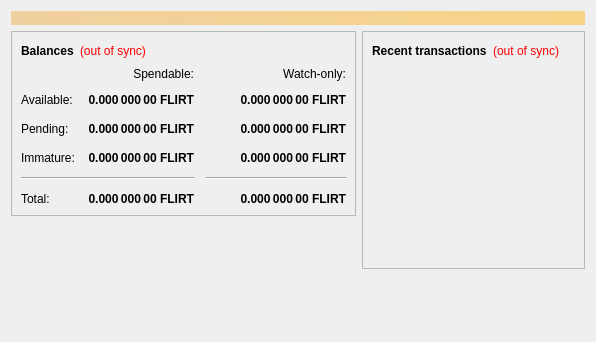
<?xml version="1.0" encoding="UTF-8"?>
<ui version="4.0">
 <class>OverviewPage</class>
 <widget class="QWidget" name="OverviewPage">
  <property name="geometry">
   <rect>
    <x>0</x>
    <y>0</y>
    <width>596</width>
    <height>342</height>
   </rect>
  </property>
  <property name="windowTitle">
   <string>Form</string>
  </property>
  <layout class="QVBoxLayout" name="topLayout">
   <item>
    <widget class="QLabel" name="labelAlerts">
     <property name="visible">
      <bool>false</bool>
     </property>
     <property name="styleSheet">
      <string notr="true">background-color: qlineargradient(x1: 0, y1: 0, x2: 1, y2: 0, stop:0 #F0D0A0, stop:1 #F8D488); color:#000000;</string>
     </property>
     <property name="wordWrap">
      <bool>true</bool>
     </property>
     <property name="margin">
      <number>3</number>
     </property>
    </widget>
   </item>
   <item>
    <layout class="QHBoxLayout" name="horizontalLayout" stretch="1,1">
     <item>
      <layout class="QVBoxLayout" name="verticalLayout_2">
       <item>
        <widget class="QFrame" name="frame">
         <property name="frameShape">
          <enum>QFrame::StyledPanel</enum>
         </property>
         <property name="frameShadow">
          <enum>QFrame::Raised</enum>
         </property>
         <layout class="QVBoxLayout" name="verticalLayout_4">
          <item>
           <layout class="QHBoxLayout" name="horizontalLayout_4">
            <item>
             <widget class="QLabel" name="label_5">
              <property name="font">
               <font>
                <weight>75</weight>
                <bold>true</bold>
               </font>
              </property>
              <property name="text">
               <string>Balances</string>
              </property>
             </widget>
            </item>
            <item>
             <widget class="QLabel" name="labelWalletStatus">
              <property name="cursor">
               <cursorShape>WhatsThisCursor</cursorShape>
              </property>
              <property name="toolTip">
               <string>The displayed information may be out of date. Your wallet automatically synchronizes with the Flirtcoin network after a connection is established, but this process has not completed yet.</string>
              </property>
              <property name="styleSheet">
               <string notr="true">QLabel { color: red; }</string>
              </property>
              <property name="text">
               <string notr="true">(out of sync)</string>
              </property>
              <property name="alignment">
               <set>Qt::AlignLeading|Qt::AlignLeft|Qt::AlignVCenter</set>
              </property>
             </widget>
            </item>
            <item>
             <spacer name="horizontalSpacer_3">
              <property name="orientation">
               <enum>Qt::Horizontal</enum>
              </property>
              <property name="sizeHint" stdset="0">
               <size>
                <width>40</width>
                <height>20</height>
               </size>
              </property>
             </spacer>
            </item>
           </layout>
          </item>
          <item>
           <layout class="QGridLayout" name="gridLayout">
            <property name="spacing">
             <number>12</number>
            </property>
            <item row="2" column="2">
             <widget class="QLabel" name="labelWatchPending">
              <property name="font">
               <font>
                <weight>75</weight>
                <bold>true</bold>
               </font>
              </property>
              <property name="cursor">
               <cursorShape>IBeamCursor</cursorShape>
              </property>
              <property name="toolTip">
               <string>Unconfirmed transactions to watch-only addresses</string>
              </property>
              <property name="text">
               <string notr="true">0.000 000 00 FLIRT</string>
              </property>
              <property name="alignment">
               <set>Qt::AlignRight|Qt::AlignTrailing|Qt::AlignVCenter</set>
              </property>
              <property name="textInteractionFlags">
               <set>Qt::LinksAccessibleByMouse|Qt::TextSelectableByKeyboard|Qt::TextSelectableByMouse</set>
              </property>
             </widget>
            </item>
            <item row="2" column="1">
             <widget class="QLabel" name="labelUnconfirmed">
              <property name="font">
               <font>
                <weight>75</weight>
                <bold>true</bold>
               </font>
              </property>
              <property name="cursor">
               <cursorShape>IBeamCursor</cursorShape>
              </property>
              <property name="toolTip">
               <string>Total of transactions that have yet to be confirmed, and do not yet count toward the spendable balance</string>
              </property>
              <property name="text">
               <string notr="true">0.000 000 00 FLIRT</string>
              </property>
              <property name="alignment">
               <set>Qt::AlignRight|Qt::AlignTrailing|Qt::AlignVCenter</set>
              </property>
              <property name="textInteractionFlags">
               <set>Qt::LinksAccessibleByMouse|Qt::TextSelectableByKeyboard|Qt::TextSelectableByMouse</set>
              </property>
             </widget>
            </item>
            <item row="3" column="2">
             <widget class="QLabel" name="labelWatchImmature">
              <property name="font">
               <font>
                <weight>75</weight>
                <bold>true</bold>
               </font>
              </property>
              <property name="cursor">
               <cursorShape>IBeamCursor</cursorShape>
              </property>
              <property name="toolTip">
               <string>Mined balance in watch-only addresses that has not yet matured</string>
              </property>
              <property name="text">
               <string notr="true">0.000 000 00 FLIRT</string>
              </property>
              <property name="alignment">
               <set>Qt::AlignRight|Qt::AlignTrailing|Qt::AlignVCenter</set>
              </property>
              <property name="textInteractionFlags">
               <set>Qt::LinksAccessibleByMouse|Qt::TextSelectableByKeyboard|Qt::TextSelectableByMouse</set>
              </property>
             </widget>
            </item>
            <item row="4" column="0" colspan="2">
             <widget class="Line" name="line">
              <property name="orientation">
               <enum>Qt::Horizontal</enum>
              </property>
             </widget>
            </item>
            <item row="4" column="2">
             <widget class="Line" name="lineWatchBalance">
              <property name="sizePolicy">
               <sizepolicy hsizetype="Preferred" vsizetype="Fixed">
                <horstretch>0</horstretch>
                <verstretch>0</verstretch>
               </sizepolicy>
              </property>
              <property name="minimumSize">
               <size>
                <width>140</width>
                <height>0</height>
               </size>
              </property>
              <property name="orientation">
               <enum>Qt::Horizontal</enum>
              </property>
             </widget>
            </item>
            <item row="5" column="0">
             <widget class="QLabel" name="labelTotalText">
              <property name="text">
               <string>Total:</string>
              </property>
             </widget>
            </item>
            <item row="3" column="1">
             <widget class="QLabel" name="labelImmature">
              <property name="font">
               <font>
                <weight>75</weight>
                <bold>true</bold>
               </font>
              </property>
              <property name="cursor">
               <cursorShape>IBeamCursor</cursorShape>
              </property>
              <property name="toolTip">
               <string>Mined balance that has not yet matured</string>
              </property>
              <property name="text">
               <string notr="true">0.000 000 00 FLIRT</string>
              </property>
              <property name="alignment">
               <set>Qt::AlignRight|Qt::AlignTrailing|Qt::AlignVCenter</set>
              </property>
              <property name="textInteractionFlags">
               <set>Qt::LinksAccessibleByMouse|Qt::TextSelectableByKeyboard|Qt::TextSelectableByMouse</set>
              </property>
             </widget>
            </item>
            <item row="2" column="3">
             <spacer name="horizontalSpacer_2">
              <property name="orientation">
               <enum>Qt::Horizontal</enum>
              </property>
              <property name="sizeHint" stdset="0">
               <size>
                <width>40</width>
                <height>20</height>
               </size>
              </property>
             </spacer>
            </item>
            <item row="3" column="0">
             <widget class="QLabel" name="labelImmatureText">
              <property name="text">
               <string>Immature:</string>
              </property>
             </widget>
            </item>
            <item row="5" column="1">
             <widget class="QLabel" name="labelTotal">
              <property name="font">
               <font>
                <weight>75</weight>
                <bold>true</bold>
               </font>
              </property>
              <property name="cursor">
               <cursorShape>IBeamCursor</cursorShape>
              </property>
              <property name="toolTip">
               <string>Your current total balance</string>
              </property>
              <property name="text">
               <string notr="true">0.000 000 00 FLIRT</string>
              </property>
              <property name="alignment">
               <set>Qt::AlignRight|Qt::AlignTrailing|Qt::AlignVCenter</set>
              </property>
              <property name="textInteractionFlags">
               <set>Qt::LinksAccessibleByMouse|Qt::TextSelectableByKeyboard|Qt::TextSelectableByMouse</set>
              </property>
             </widget>
            </item>
            <item row="5" column="2">
             <widget class="QLabel" name="labelWatchTotal">
              <property name="font">
               <font>
                <weight>75</weight>
                <bold>true</bold>
               </font>
              </property>
              <property name="cursor">
               <cursorShape>IBeamCursor</cursorShape>
              </property>
              <property name="toolTip">
               <string>Current total balance in watch-only addresses</string>
              </property>
              <property name="text">
               <string notr="true">0.000 000 00 FLIRT</string>
              </property>
              <property name="alignment">
               <set>Qt::AlignRight|Qt::AlignTrailing|Qt::AlignVCenter</set>
              </property>
              <property name="textInteractionFlags">
               <set>Qt::LinksAccessibleByMouse|Qt::TextSelectableByKeyboard|Qt::TextSelectableByMouse</set>
              </property>
             </widget>
            </item>
            <item row="0" column="2">
             <widget class="QLabel" name="labelWatchonly">
              <property name="text">
               <string>Watch-only:</string>
              </property>
              <property name="alignment">
               <set>Qt::AlignRight|Qt::AlignTrailing|Qt::AlignVCenter</set>
              </property>
             </widget>
            </item>
            <item row="1" column="0">
             <widget class="QLabel" name="labelBalanceText">
              <property name="text">
               <string>Available:</string>
              </property>
             </widget>
            </item>
            <item row="1" column="1">
             <widget class="QLabel" name="labelBalance">
              <property name="font">
               <font>
                <weight>75</weight>
                <bold>true</bold>
               </font>
              </property>
              <property name="cursor">
               <cursorShape>IBeamCursor</cursorShape>
              </property>
              <property name="toolTip">
               <string>Your current spendable balance</string>
              </property>
              <property name="text">
               <string notr="true">0.000 000 00 FLIRT</string>
              </property>
              <property name="alignment">
               <set>Qt::AlignRight|Qt::AlignTrailing|Qt::AlignVCenter</set>
              </property>
              <property name="textInteractionFlags">
               <set>Qt::LinksAccessibleByMouse|Qt::TextSelectableByKeyboard|Qt::TextSelectableByMouse</set>
              </property>
             </widget>
            </item>
            <item row="1" column="2">
             <widget class="QLabel" name="labelWatchAvailable">
              <property name="font">
               <font>
                <weight>75</weight>
                <bold>true</bold>
               </font>
              </property>
              <property name="cursor">
               <cursorShape>IBeamCursor</cursorShape>
              </property>
              <property name="toolTip">
               <string>Your current balance in watch-only addresses</string>
              </property>
              <property name="text">
               <string notr="true">0.000 000 00 FLIRT</string>
              </property>
              <property name="alignment">
               <set>Qt::AlignRight|Qt::AlignTrailing|Qt::AlignVCenter</set>
              </property>
              <property name="textInteractionFlags">
               <set>Qt::LinksAccessibleByMouse|Qt::TextSelectableByKeyboard|Qt::TextSelectableByMouse</set>
              </property>
             </widget>
            </item>
            <item row="2" column="0">
             <widget class="QLabel" name="labelPendingText">
              <property name="text">
               <string>Pending:</string>
              </property>
             </widget>
            </item>
            <item row="0" column="1">
             <widget class="QLabel" name="labelSpendable">
              <property name="text">
               <string>Spendable:</string>
              </property>
              <property name="alignment">
               <set>Qt::AlignRight|Qt::AlignTrailing|Qt::AlignVCenter</set>
              </property>
             </widget>
            </item>
           </layout>
          </item>
         </layout>
        </widget>
       </item>
       <item>
        <spacer name="verticalSpacer">
         <property name="orientation">
          <enum>Qt::Vertical</enum>
         </property>
         <property name="sizeHint" stdset="0">
          <size>
           <width>20</width>
           <height>40</height>
          </size>
         </property>
        </spacer>
       </item>
      </layout>
     </item>
     <item>
      <layout class="QVBoxLayout" name="verticalLayout_3">
       <item>
        <widget class="QFrame" name="frame_2">
         <property name="frameShape">
          <enum>QFrame::StyledPanel</enum>
         </property>
         <property name="frameShadow">
          <enum>QFrame::Raised</enum>
         </property>
         <layout class="QVBoxLayout" name="verticalLayout">
          <item>
           <layout class="QHBoxLayout" name="horizontalLayout_2">
            <item>
             <widget class="QLabel" name="label_4">
              <property name="font">
               <font>
                <weight>75</weight>
                <bold>true</bold>
               </font>
              </property>
              <property name="text">
               <string>Recent transactions</string>
              </property>
             </widget>
            </item>
            <item>
             <widget class="QLabel" name="labelTransactionsStatus">
              <property name="cursor">
               <cursorShape>WhatsThisCursor</cursorShape>
              </property>
              <property name="toolTip">
               <string>The displayed information may be out of date. Your wallet automatically synchronizes with the Flirtcoin network after a connection is established, but this process has not completed yet.</string>
              </property>
              <property name="styleSheet">
               <string notr="true">QLabel { color: red; }</string>
              </property>
              <property name="text">
               <string notr="true">(out of sync)</string>
              </property>
              <property name="alignment">
               <set>Qt::AlignRight|Qt::AlignTrailing|Qt::AlignVCenter</set>
              </property>
             </widget>
            </item>
            <item>
             <spacer name="horizontalSpacer">
              <property name="orientation">
               <enum>Qt::Horizontal</enum>
              </property>
              <property name="sizeHint" stdset="0">
               <size>
                <width>40</width>
                <height>20</height>
               </size>
              </property>
             </spacer>
            </item>
           </layout>
          </item>
          <item>
           <widget class="QListView" name="listTransactions">
            <property name="styleSheet">
             <string notr="true">QListView { background: transparent; }</string>
            </property>
            <property name="frameShape">
             <enum>QFrame::NoFrame</enum>
            </property>
            <property name="verticalScrollBarPolicy">
             <enum>Qt::ScrollBarAlwaysOff</enum>
            </property>
            <property name="horizontalScrollBarPolicy">
             <enum>Qt::ScrollBarAlwaysOff</enum>
            </property>
            <property name="selectionMode">
             <enum>QAbstractItemView::NoSelection</enum>
            </property>
           </widget>
          </item>
         </layout>
        </widget>
       </item>
       <item>
        <spacer name="verticalSpacer_2">
         <property name="orientation">
          <enum>Qt::Vertical</enum>
         </property>
         <property name="sizeHint" stdset="0">
          <size>
           <width>20</width>
           <height>40</height>
          </size>
         </property>
        </spacer>
       </item>
      </layout>
     </item>
    </layout>
   </item>
  </layout>
 </widget>
 <resources/>
 <connections/>
</ui>
